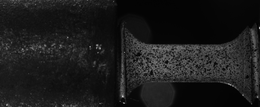
%> input picture matlab/Handpick Points/chan0_frame000000.tif, 260 x 107 px, shrunk from 1456 x 600 before the run
$ octave manual_points.m   (GNU Octave 9; MATLAB toolbox functions it lacks are replaced by stand-ins)
%> lines starting %> are read from the running program, lines starting %| are printed output that depends on the picture
%% Clearing the variables
clearvars
%% Loading images in

% Manually put the 4 images captured from the different angles at t=0 in
% the same folder as this manual_points.m file

% Change the filenames below to the name of the image files (make sure that
% they are in "___")
file_1="chan0_frame000000.tif";
file_2="chan1_frame000000.tif";
file_3="chan2_frame000000.tif";
file_4="chan3_frame000000.tif";

im_1=imread(file_1);
%> im_1 is the input picture: size 107x260x3 uint8; min 0, max 210, mean 27.3
im_2=imread(file_2);
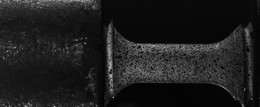
%> input picture matlab/Handpick Points/chan1_frame000000.tif, 260 x 107 px, shrunk from 1456 x 600 before the run
%> im_2 is the input picture: size 107x260x3 uint8; min 0, max 205, mean 29.3
im_3=imread(file_3);
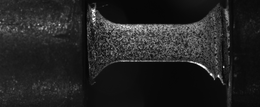
%> input picture matlab/Handpick Points/chan2_frame000000.tif, 260 x 107 px, shrunk from 1456 x 600 before the run
%> im_3 is the input picture: size 107x260x3 uint8; min 1, max 255, mean 35
im_4=imread(file_4);
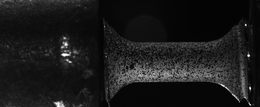
%> input picture matlab/Handpick Points/chan3_frame000000.tif, 260 x 107 px, shrunk from 1456 x 600 before the run
%> im_4 is the input picture: size 107x260x3 uint8; min 0, max 255, mean 26

% Assigning camera positions to the images
cd(".\image_assets");
fig_1=imread("North.jpg");
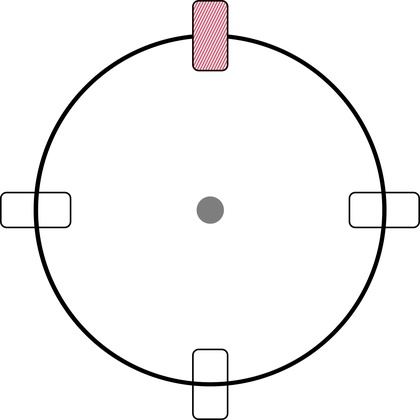
%> input picture matlab/Handpick Points/image_assets/North.jpg, 420 x 420 px, shrunk from 2348 x 2348 before the run
%> fig_1 is the input picture: size 420x420x3 uint8; mean R, G, B 245.8, 245, 245.2
fig_2=imread("East.jpg");
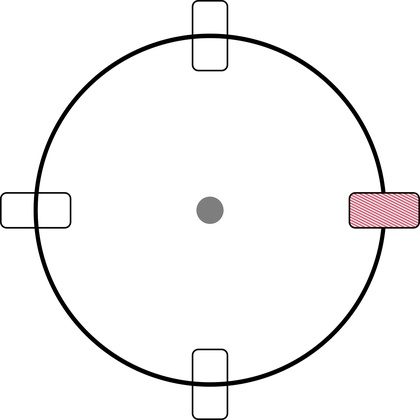
%> input picture matlab/Handpick Points/image_assets/East.jpg, 420 x 420 px, shrunk from 2348 x 2348 before the run
%> fig_2 is the input picture: size 420x420x3 uint8; mean R, G, B 245.7, 244.9, 245.1
%> (the run ends here)
